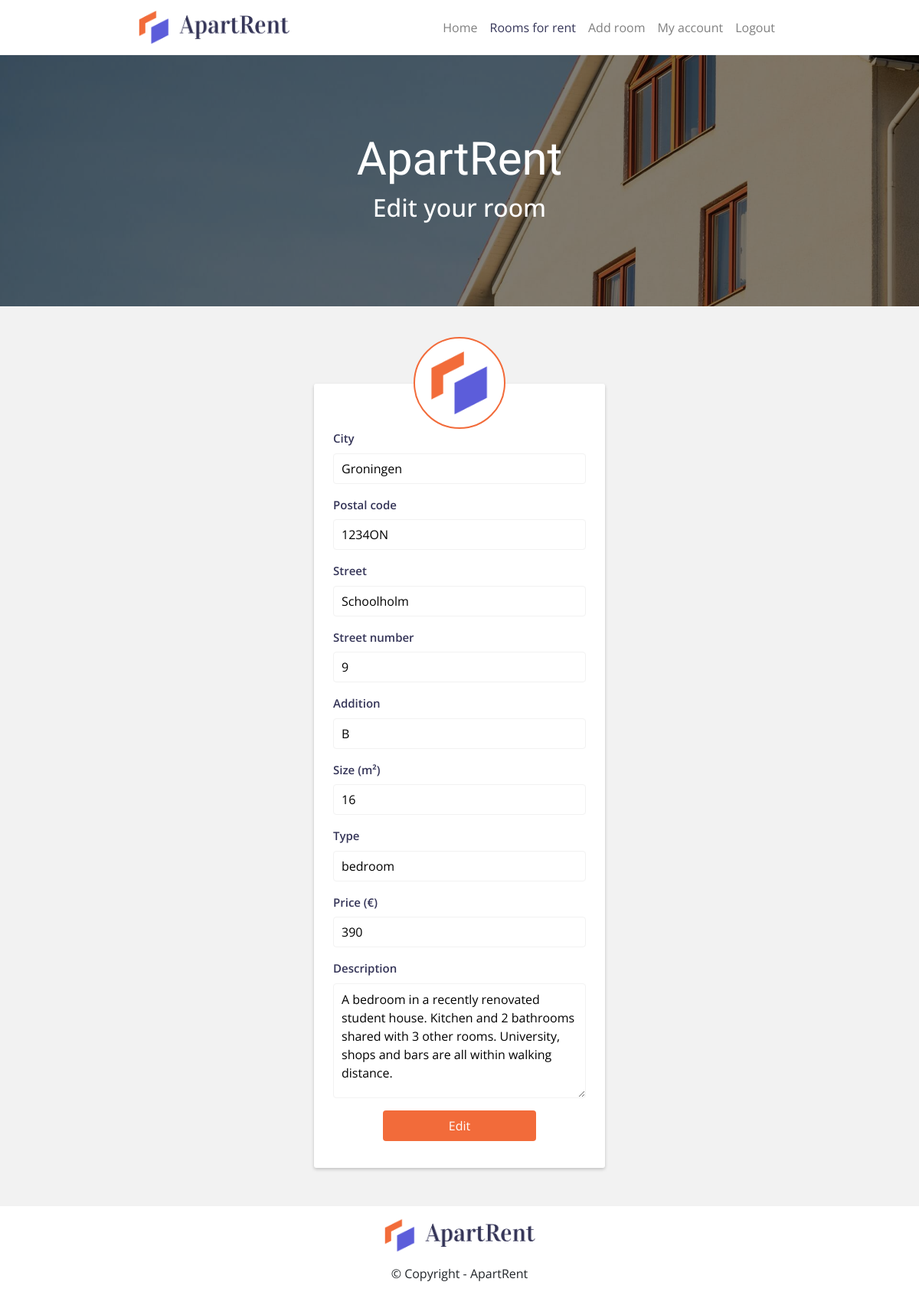
/edit-room/?id=28 (signed in), run on the app's committed database.
### tables this page shows
CREATE TABLE `rooms` (
  `id` int(11) NOT NULL,
  `owner_id` int(11) NOT NULL,
  `city` varchar(255) NOT NULL,
  `postal_code` varchar(255) NOT NULL,
  `street` varchar(255) NOT NULL,
  `street_number` int(11) NOT NULL,
  `addition` varchar(255) DEFAULT NULL,
  `size` int(11) NOT NULL,
  `type` varchar(255) NOT NULL,
  `price` int(11) NOT NULL,
  `description` varchar(255) NOT NULL
);

### views/add-edit-room.php (the view, shortened to what this page needs)
<!doctype html>
<html lang="en">
    <head>
        <?= $head_upper_content ?>
        <link rel="stylesheet" href="/DDWT18_final/css/add-edit-room.css">
        <link rel="stylesheet" href="/DDWT18_final/css/form.css">
    </head>
    <body>
        <?= $navigation ?>
        <div class="jumbotron jumbotron-fluid add-edit-jumbo">
            <div class="container hero-container">
                <div class="hero-text">
                    <h1 class="display-4"><?= $header_title ?></h1>
                    <h2 class="display-6"><?= $header_subtitle ?></h2>
                </div>
            </div>
        </div>
        <div class="container">
            <div class="row justify-content-center add-row">
                <div class="col-lg-12 top-col">
                    <div class="apr-logo">
                        <img src="/DDWT18_final/resources/logo/apartrent-logo-square.png">
                    </div>
                </div>
                <div class="col-lg-4 single-col">
                    <form action=<?=$form_action?> method="POST" enctype="multipart/form-data">
                        <div class="form-row">
                            <label for="city">City</label>
                            <input type="text" name="city" value="<?php if (isset($room_info)){echo htmlspecialchars($room_info['city']);} ?>" required>
                        </div>
                        <div class="form-row">
                            <label for="postal_code">Postal code</label>
                            <input placeholder="1010AB" type="text" name="postal_code" value="<?php if (isset($room_info)){echo htmlspecialchars($room_info['postal_code']);} ?>" required>
                        </div>
                        <div class="form-row">
                            <label for="street">Street</label>
                            <input type="text" name="street" value="<?php if (isset($room_info)){echo htmlspecialchars($room_info['street']);} ?>" required>
                        </div>
                        <div class="form-row">
                            <label for="street_number">Street number</label>
                            <input type="text" name="street_number" value="<?php if (isset($room_info)){echo htmlspecialchars($room_info['street_number']);} ?>" required>
                        </div>
                        <div class="form-row">
                            <label for="addition">Addition</label>
                            <input type="text" name="addition" value="<?php if (isset($room_info)){echo htmlspecialchars($room_info['addition']);} ?>">
                        </div>
                        <div class="form-row">
                            <label for="size">Size (m²)</label>
                            <input type="text" name="size" value="<?php if (isset($room_info)){echo htmlspecialchars($room_info['size']);} ?>">
                        </div>
                        <div class="form-row">
                            <label for="type">Type</label>
                            <input type="text" name="type" value="<?php if (isset($room_info)){echo htmlspecialchars($room_info['type']);} ?>">
                        </div>
                        <div class="form-row">
                            <label for="price">Price (€)</label>
                            <input type="text" name="price" value="<?php if (isset($room_info)){echo htmlspecialchars($room_info['price']);} ?>">
                        </div>
                        <div class="form-row">
                            <label for="description">Description</label>
                            <textarea name="description" placeholder="A beautiful room (giraffes only)!"><?php if (isset($room_info)){echo htmlspecialchars($room_info['description']);}?></textarea>
                        </div>
                        <div class="btn-wrapper">
                            <button type="submit"><?= $submit_btn ?></button>
                        </div>
                    </form>
                </div>
            </div>
        </div>
        <?= $footer ?>
    </body>
</html>

### css/main.css (style rules this page uses)
body { font-family: 'Open Sans', sans-serif; background-color: #f2f2f2; }
.jumbotron { color: white; background-position: center; background-repeat: no-repeat; background-size: cover; position: relative; margin-bottom: 0; }
.jumbotron:before { content:""; display: block; position: absolute; top: 0; left: 0; width: 100%; background-color: rgba(0, 0, 0, .5); }
@media screen and (min-width: 992px) { .jumbotron { padding-top: 71px; padding-bottom: 71px; } }
@media screen and (min-width: 992px) { .jumbotron { height: 500px; } }
@media screen and (min-width: 992px) { .jumbotron:before { height: 500px; } }
@media screen and (min-width: 992px) { .hero-container { padding-top: 70px; } }
@media screen and (min-width: 768px) { .jumbotron { padding-top: 71px; padding-bottom: 71px; } }
@media screen and (min-width: 768px) { .jumbotron:before { height: 400px; } }
@media screen and (min-width: 768px) { .jumbotron { height: 400px; } }
@media screen and (min-width: 768px) { .hero-container { padding-top: 70px; } }
@media screen and (min-width: 768px) { .hero-text h1 { font-size: 60px; } }
.hero-container { position: relative; display: flex; align-items: center; justify-content: center; height: 100%; }
.hero-text { text-align: center; }
.hero-text h1 { font-family: 'Vidaloka', serif; }

### css/add-edit-room.css (style rules this page uses)
.jumbotron.add-edit-jumbo { background-image: url("/DDWT18_final/resources/headers/add-edit-header.jpeg"); }

### css/form.css (style rules this page uses)
.form-row { margin-bottom: 16px; margin-left: 0; margin-right: 0; }
textarea { height: 150px; }
textarea { padding-top: 8px; }
label { font-weight: 600; color: #353558; margin-bottom: 8px; font-size: 15px; width: 100%; }
input, textarea { width: 100%; border-radius: 4px; border: 1px solid #f2f2f2; padding-left: 10px; }
input { height: 40px; }
textarea { min-height: 150px; }
.btn-wrapper button { width: 200px; color: white; height: 40px; background-color: #f26b3a; border-radius: 4px; margin: 0 auto 0 auto; border: none; }
.btn-wrapper { display: flex; justify-content: center; margin-bottom: 10px; }
.single-col { background-color: #fff; border-radius: 3px; margin-top: 100px; padding: 60px 25px 25px 25px; margin-bottom: 50px; box-shadow: 0 2px 4px 0 rgba(0,0,0,.2); }
.apr-logo { position: absolute; top: 40px; left: 0; right: 0; margin: 0 auto; background-color: white; width: 120px; height: 120px; border: solid 2px #f26b3a; border-radius: 50%; display: flex; justify-content: center; align-items: center; z-index: 100; }
.apr-logo img { width: 65%; height: auto; }

### data on the page
rooms: city "Groningen", postal_code "1234ON", street "Schoolholm", street_number "9", addition "B", size "16", type "bedroom", price "390", description "A bedroom in a recently renovated student house. Kitchen and 2 bathrooms shared with 3 other rooms. University, shops and bars are all within walking distance."

### other printed values
$info['name'] "Home"
$template[$active_id]['name'] "Rooms for rent"
$info['name'] "Add room"
$info['name'] "My account"
$info['name'] "Logout"
$header_title "ApartRent"
$header_subtitle "Edit your room"
$submit_btn "Edit"
